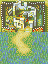

Below is a game level as drawn by its tile map, then a one-line description and the .tmx file that defines it, in full:
An orthogonal 3x4 tile map with 16x16 px tiles, 1 tile layer (Tile Layer 1).

<map version="1.5" tiledversion="1.7.2" orientation="orthogonal" renderorder="right-down" width="3" height="4" tilewidth="16" tileheight="16" infinite="0" nextlayerid="2" nextobjectid="1">
 <tileset firstgid="1" name="../TilesetPreviews/UpdatedVillage" tilewidth="16" tileheight="16" tilecount="1024" columns="32">
  <image source="UpdatedVillage.png" trans="ffffff" width="512" height="512" />
 </tileset>
 <layer id="1" name="Tile Layer 1" width="3" height="4">
  <properties>
   <property name="Anims1" value="UpdatedVillageAnimations" />
   <property name="ChapterID" value="Debug2Ch" />
   <property name="Main" value="" />
   <property name="MapID" value="Debug2Map" />
   <property name="ObjectType" value="UpdatedVillageObj" />
   <property name="PaletteID" value="UpdatedVillagePal" />
   <property name="TileConfig" value="UpdatedVillageConf" />
  </properties>
  <data>
   <tile gid="810" />
   <tile gid="811" />
   <tile gid="812" />
   <tile gid="842" />
   <tile gid="843" />
   <tile gid="844" />
   <tile gid="267" />
   <tile gid="268" />
   <tile gid="129" />
   <tile gid="129" />
   <tile gid="173" />
   <tile gid="129" />
  </data>
 </layer>
</map>
